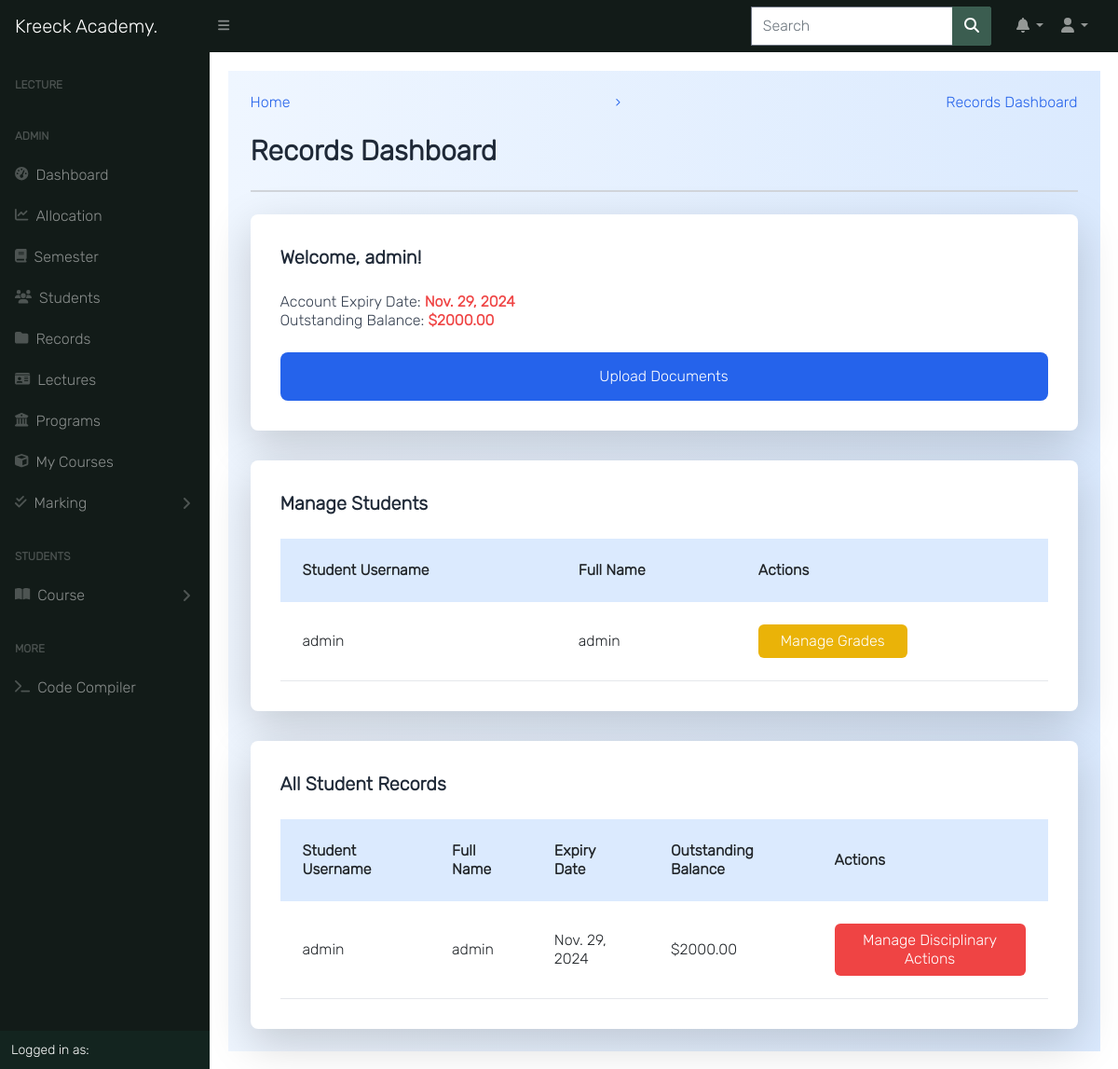
Screenshot of /records/dashboard/ (signed in) with the database file from the repository.
### accounts/models.py (models this page shows, shortened)
class User(AbstractUser):
    is_student = models.BooleanField(default=False)
    is_lecturer = models.BooleanField(default=False)
    is_parent = models.BooleanField(default=False)
    is_dep_head = models.BooleanField(default=False)
    phone = models.CharField(max_length=60, blank=True, null=True)
    address = models.CharField(max_length=60, blank=True, null=True)
    picture = models.ImageField(upload_to='profile_pictures/%y/%m/%d/', default='default.png', null=True)
    email = models.EmailField(blank=True, null=True)
    username_validator = ASCIIUsernameValidator()
    objects = UserManager()
    @property
    def get_full_name(self):
        full_name = self.username
        if self.first_name and self.last_name:
            full_name = self.first_name + " " + self.last_name
        return full_name

class Student(models.Model):
    student = models.OneToOneField(User, on_delete=models.CASCADE)
    level = models.CharField(max_length=25, choices=LEVEL, null=True)
    department = models.ForeignKey(Program, on_delete=models.CASCADE, null=True)
    objects = StudentManager()

### student_record/models.py (models this page shows, shortened)
class StudentRecord(models.Model):
    student = models.OneToOneField(Student, on_delete=models.CASCADE, related_name='student_record')
    enrolled_courses = models.ManyToManyField(Course, related_name='enrolled_students', blank=True)
    account_expiry_date = models.DateField(null=True, blank=True)
    is_account_active = models.BooleanField(default=True)
    outstanding_balance = models.DecimalField(max_digits=10, decimal_places=2, default=0.00)

### student_record/views.py (the view)
# urls.py: path('dashboard/', views.records_dashboard, name='records_dashboard'),
@login_required
def records_dashboard(request):
    context = {
        'user': request.user,
        'show_modals': True
    }
    if request.user.is_student:
        student_record = get_object_or_404(StudentRecord, student__student=request.user)
        context['student_record'] = student_record
        context['upload_document_form'] = PersonalDocumentForm()
    if request.user.is_lecturer:
        student_records = StudentRecord.objects.all()
        context['student_records'] = student_records
        context['grade_form'] = GradeForm()
    if request.user.is_superuser:
        student_records = StudentRecord.objects.all()
        context['student_records'] = student_records
        context['disciplinary_form'] = DisciplinaryActionForm()
    return render(request, 'records/records_dashboard.html', context)

### student_record/forms.py
class PersonalDocumentForm(forms.ModelForm):
    class Meta:
        model = PersonalDocument
        fields = ['document_type', 'document_file']

class GradeForm(forms.ModelForm):
    class Meta:
        model = Grade
        fields = ['course', 'assignment', 'grade', 'feedback']

### templates/records/records_dashboard.html (shortened to what this page needs)
{% extends 'base.html' %}
{% block content %}
<div class="p-6 bg-gradient-to-r from-blue-50 to-blue-100 min-h-screen">
    <nav class="flex text-blue-600 mb-6">
        <a href="{% url 'home' %}" class="hover:underline">Home</a> <span class="mx-2">&rsaquo;</span> <span>Records Dashboard</span>
    </nav>
    <div class="text-3xl font-bold text-gray-800 mb-4">Records Dashboard</div>
    <div class="border-b-2 border-gray-300 mb-6"></div>
    <div class="grid grid-cols-1 gap-8">
        {% if request.user.is_student %}
        <div class="bg-white rounded-lg shadow-lg p-8 hover:shadow-2xl transition-all duration-300">
            <h5 class="text-xl font-semibold text-gray-800">Welcome, {{ request.user.username }}!</h5>
            <p class="text-gray-700 mt-6">Account Expiry Date: <strong class="text-red-500">{{ student_record.account_expiry_date }}</strong></p>
            <p class="text-gray-700">Outstanding Balance: <strong class="text-red-500">${{ student_record.outstanding_balance }}</strong></p>
            <button type="button" class="mt-6 w-full bg-blue-600 text-white py-3 rounded-lg hover:bg-blue-700 transition-all duration-300" data-bs-toggle="modal" data-bs-target="#uploadDocumentModal">Upload Documents</button>
        </div>
        {% endif %}
        {% if request.user.is_lecturer %}
        <div class="bg-white rounded-lg shadow-lg p-8 hover:shadow-2xl transition-all duration-300">
            <h5 class="text-xl font-semibold text-gray-800">Manage Students</h5>
            <div class="overflow-x-auto">
                <table class="w-full mt-6 table-auto">
                    <thead>
                    <tr class="bg-blue-100">
                        <th class="p-4 text-left font-semibold">Student Username</th>
                        <th class="p-4 text-left font-semibold">Full Name</th>
                        <th class="p-4 text-left font-semibold">Actions</th>
                    </tr>
                    </thead>
                    <tbody>
                    {% for student_record in student_records %}
                        <tr class="bg-white hover:bg-gray-100">
                            <td class="border-b border-gray-200 p-4">{{ student_record.student.student.username }}</td>
                            <td class="border-b border-gray-200 p-4">{{ student_record.student.student.get_full_name }}</td>
                            <td class="border-b border-gray-200 p-4">
                                <button type="button" class="bg-yellow-500 text-white px-4 py-2 rounded hover:bg-yellow-600 transition-all duration-300" data-bs-toggle="modal" data-bs-target="#manageGradesModal-{{ student_record.id }}">Manage Grades</button>
                            </td>
                        </tr>
                    {% endfor %}
                    </tbody>
                </table>
            </div>
        </div>
        {% endif %}
        {% if request.user.is_superuser %}
        <div class="bg-white rounded-lg shadow-lg p-8 hover:shadow-2xl transition-all duration-300">
            <h5 class="text-xl font-semibold text-gray-800">All Student Records</h5>
            <div class="overflow-x-auto">
                <table class="w-full mt-6 table-auto">
                    <thead>
                    <tr class="bg-blue-100">
                        <th class="p-4 text-left font-semibold">Student Username</th>
                        <th class="p-4 text-left font-semibold">Full Name</th>
                        <th class="p-4 text-left font-semibold">Expiry Date</th>
                        <th class="p-4 text-left font-semibold">Outstanding Balance</th>
                        <th class="p-4 text-left font-semibold">Actions</th>
                    </tr>
                    </thead>
                    <tbody>
                    {% for student_record in student_records %}
                        <tr class="bg-white hover:bg-gray-100">
                            <td class="border-b border-gray-200 p-4">{{ student_record.student.student.username }}</td>
                            <td class="border-b border-gray-200 p-4">{{ student_record.student.student.get_full_name }}</td>
                            <td class="border-b border-gray-200 p-4">{{ student_record.account_expiry_date }}</td>
                            <td class="border-b border-gray-200 p-4">${{ student_record.outstanding_balance }}</td>
                            <td class="border-b border-gray-200 p-4">
                                <button type="button" class="bg-red-500 text-white px-4 py-2 rounded hover:bg-red-600 transition-all duration-300" data-bs-toggle="modal" data-bs-target="#manageDisciplinaryModal-{{ student_record.id }}">Manage Disciplinary Actions</button>
                            </td>
                        </tr>
                    {% endfor %}
                    </tbody>
                </table>
            </div>
        </div>
        {% endif %}
    </div>
</div>
{% endblock content %}

### static/css/style.css (style rules this page uses)
*, body { font-family: "Inter", sans-serif; }
body { background-color: #ffffff; }
a { color: #666; text-decoration: none; }
.flex { display: -webkit-box; display: -ms-flexbox; display: flex; -ms-flex-wrap: wrap; flex-wrap: wrap; -webkit-box-pack: justify; -ms-flex-pack: justify; justify-content: space-between; }

### rows the page displays
User: user.username "admin"
StudentRecord: account_expiry_date "Nov. 29, 2024", outstanding_balance "2000.00", student.student.username "admin", student.student.get_full_name "admin"
